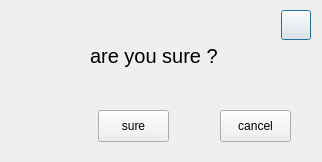
<?xml version="1.0" encoding="UTF-8"?>
<ui version="4.0">
 <class>delete_msg</class>
 <widget class="QDialog" name="delete_msg">
  <property name="geometry">
   <rect>
    <x>0</x>
    <y>0</y>
    <width>322</width>
    <height>162</height>
   </rect>
  </property>
  <property name="windowTitle">
   <string>Dialog</string>
  </property>
  <property name="styleSheet">
   <string notr="true"/>
  </property>
  <widget class="QWidget" name="widget" native="true">
   <property name="geometry">
    <rect>
     <x>0</x>
     <y>0</y>
     <width>320</width>
     <height>160</height>
    </rect>
   </property>
   <property name="styleSheet">
    <string notr="true"/>
   </property>
   <widget class="QPushButton" name="closebtn">
    <property name="geometry">
     <rect>
      <x>281</x>
      <y>10</y>
      <width>30</width>
      <height>30</height>
     </rect>
    </property>
    <property name="styleSheet">
     <string notr="true"/>
    </property>
    <property name="text">
     <string/>
    </property>
   </widget>
   <widget class="QPushButton" name="surebtn">
    <property name="geometry">
     <rect>
      <x>98</x>
      <y>110</y>
      <width>71</width>
      <height>32</height>
     </rect>
    </property>
    <property name="styleSheet">
     <string notr="true"/>
    </property>
    <property name="text">
     <string>sure</string>
    </property>
   </widget>
   <widget class="QPushButton" name="cancelbtn">
    <property name="geometry">
     <rect>
      <x>220</x>
      <y>110</y>
      <width>71</width>
      <height>32</height>
     </rect>
    </property>
    <property name="styleSheet">
     <string notr="true"/>
    </property>
    <property name="text">
     <string>cancel</string>
    </property>
   </widget>
   <widget class="QLabel" name="label_5">
    <property name="geometry">
     <rect>
      <x>90</x>
      <y>30</y>
      <width>221</width>
      <height>51</height>
     </rect>
    </property>
    <property name="styleSheet">
     <string notr="true">font:  15pt;</string>
    </property>
    <property name="text">
     <string>are you sure ?</string>
    </property>
   </widget>
   <widget class="QLabel" name="label_6">
    <property name="geometry">
     <rect>
      <x>20</x>
      <y>30</y>
      <width>51</width>
      <height>51</height>
     </rect>
    </property>
    <property name="styleSheet">
     <string notr="true">border-image: url(:/image/aptdaemon-error.png);</string>
    </property>
    <property name="text">
     <string/>
    </property>
   </widget>
  </widget>
 </widget>
 <resources/>
 <connections/>
</ui>
